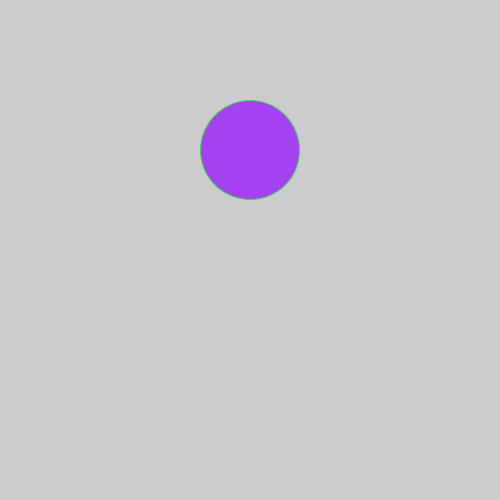
Frame 1 (no input)
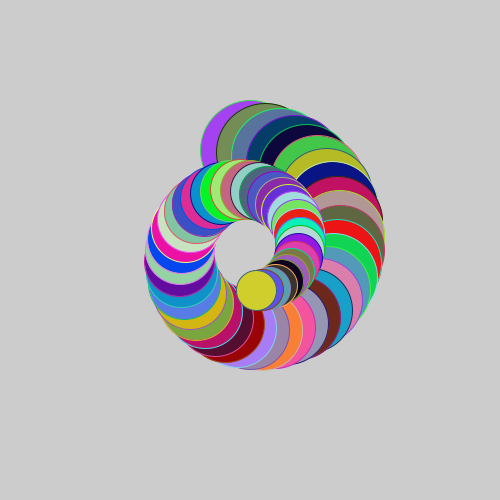
Frame 60 (the mouse pressed at the canvas centre just before this capture)
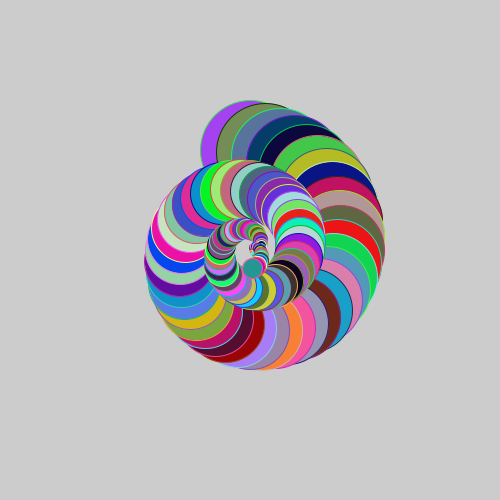
Frame 120 (the mouse held since frame 60 and released just before this capture)

The Processing sketch that drew these frames (run headless with seeded random() and noise(); from frame 60 on, the mouse is pressed at the canvas centre):

// Processing sketch: coloured_circles
// ── coloured_circles.pde
void setup()
{
  size(500, 500);
}

int steps = 40;
int step = 0;
float radius = 100;
  
void draw()
{
  //background(0);
  float thetaInc = TWO_PI / (float) steps;
  float centX, centY;
  centX = width / 2;
  centY = height / 2;
  float theta = (thetaInc * (float)step);
  float x = sin(theta) * radius;
  float y = -cos(theta) * radius;
  radius --;
  fill(random(255), random(255), random(255));
  stroke(random(255), random(255), random(255));
  ellipse(x + centX, y + centY, radius, radius);
  step ++;
}
